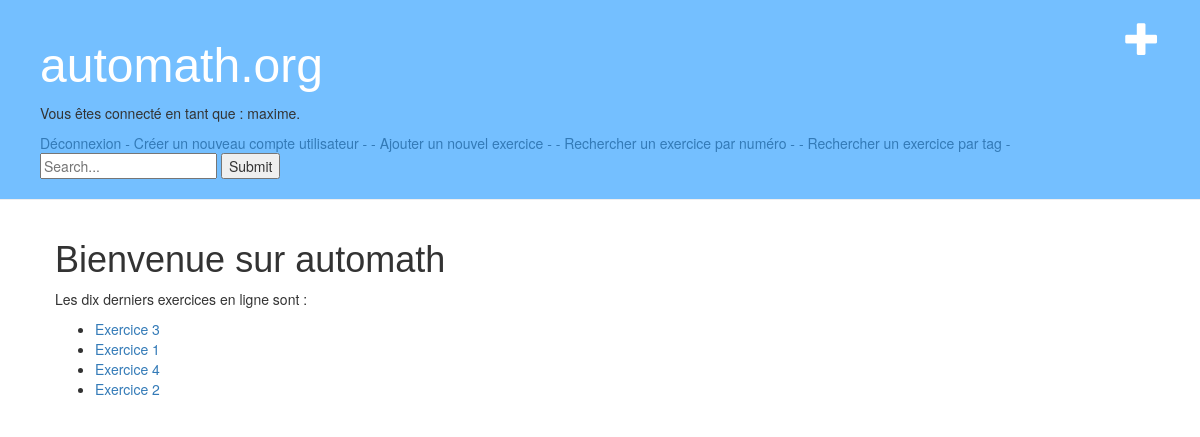
The app's page /exobase/ (signed in) with its own data.
### exobase/models.py (models this page shows, shortened)
class Exercice(models.Model):
    enonce_text = models.TextField()
    corrige_text = models.TextField(default="pas de correction")
    pub_date = models.DateTimeField('date published')
    tags = TaggableManager()
    author = models.ForeignKey(User)

### exobase/views.py (the view)
def index(request):
    latest_exercice_list = Exercice.objects.order_by('-pub_date')[:10]
    context = {'latest_exercice_list': latest_exercice_list}
    return render(request, 'exobase/index.html', context)

### exobase/templates/exobase/index.html
{% extends 'exobase/base.html' %}
{% block content %}
<h1>Bienvenue sur automath</h1>
{% if latest_exercice_list %}
<p> Les dix derniers exercices en ligne sont : </p>
    <ul>
    {% for exercice in latest_exercice_list %}
        <li><a href="/exobase/{{ exercice.id }}/">Exercice {{ exercice.id }}</a></li>
    {% endfor %}
    </ul>
{% else %}
    <p>Aucun exercice n'est présent dans la base.</p>
{% endif %}
{% endblock %}

### exobase/templates/exobase/base.html (shortened to what this page needs)
{% load staticfiles %}
<html>
    <head>
        <link rel="stylesheet" href="//maxcdn.bootstrapcdn.com/bootstrap/3.2.0/css/bootstrap.min.css">
        <link rel="stylesheet" href="//maxcdn.bootstrapcdn.com/bootstrap/3.2.0/css/bootstrap-theme.min.css">
        <link rel="stylesheet" href="{% static 'exobase/style.css' %}">
    </head>
     <body>
    <div class="page-header">
    <a href="{% url 'post_new' %}" class="top-menu"><span class="glyphicon glyphicon-plus"></span></a>
        <h1><a href="/exobase/">automath.org</a></h1>
{% if user.is_authenticated %}
<p> Vous êtes connecté en tant que : {{ user.username }}. </p> <a href="/exobase/logout/">Déconnexion</a>
{% else %}
<a href="/exobase/login/"> - Connexion - </a>
{% endif %}
<a href="/exobase/register/"> - Créer un nouveau compte utilisateur - </a>
<a href="/exobase/new/">- Ajouter un nouvel exercice -</a>
<a href="/exobase/search/">- Rechercher un exercice par numéro -</a>
<a href="/exobase/search2/">- Rechercher un exercice par tag -</a>
<form type="get" action='/exobase/list/' style="margin: 0">
    <input  id="search_box" type="text" name="search_box"  placeholder="Search..." >
    <button id="search_submit" type="submit" >Submit</button>
</form>
    </div>
    <div class="content container">
        <div class="row">
            <div  class="col-md-8">
            {% block content %}
            {% endblock %}
            </div>
        </div>
    </div>
</body>
</html>

### exobase/static/exobase/style.css (style rules this page uses)
.page-header { background-color: #74bfff; margin-top: 0; padding: 20px 20px 20px 40px; }
.page-header h1, .page-header h1 a, .page-header h1 a:visited, .page-header h1 a:active { color: #ffffff; font-size: 36pt; text-decoration: none; }
.content { margin-left: 40px; }
h1, h2, h3, h4 { font-family: "Century Gothic", CenturyGothic, AppleGothic, sans-serif; }
.top-menu, .top-menu:hover, .top-menu:visited { color: #ffffff; float: right; font-size: 26pt; margin-right: 20px; }

### records on screen
Exercice: id "3"
Exercice: id "1"
Exercice: id "4"
Exercice: id "2"

### other values on screen
{{ user.username }} "maxime"
